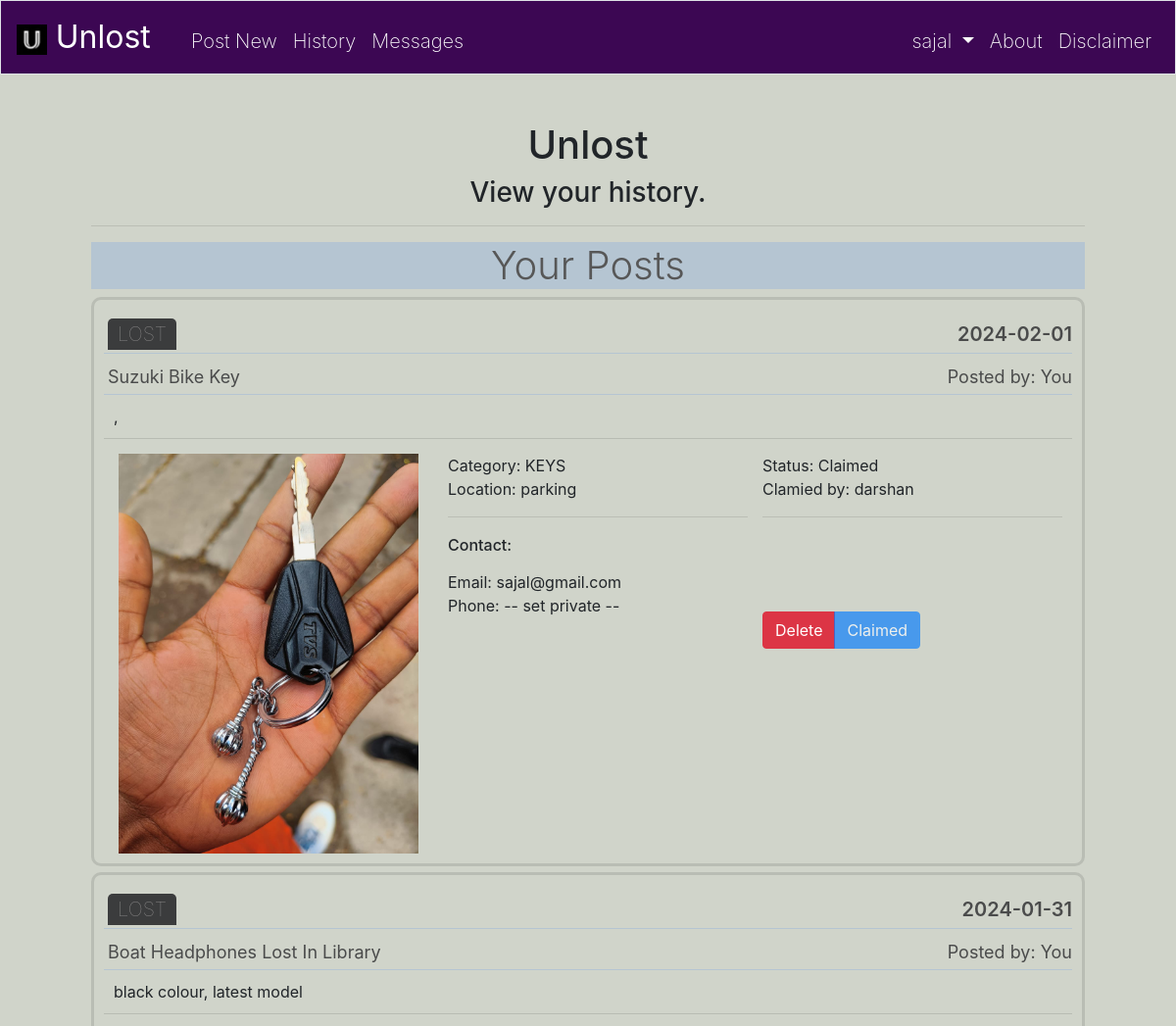
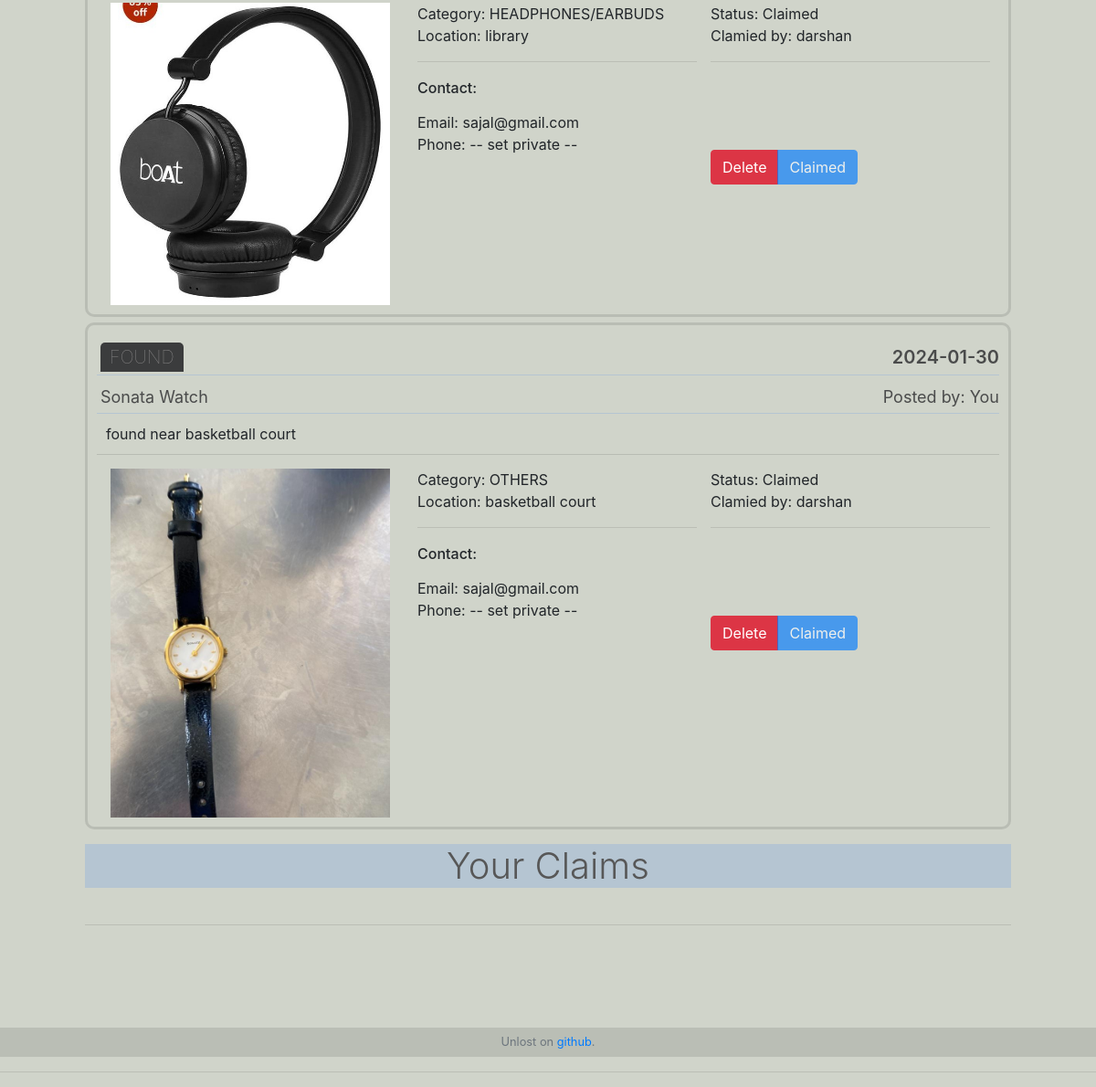
Page /history (signed in) on the committed database (2 pictures, top to bottom).
### tables this page shows
CREATE TABLE 'users' ('id' integer PRIMARY KEY NOT NULL, 'username' text NOT NULL, 'hash' text NOT NULL, 'email' text NOT NULL, 'phone' text NOT NULL);

CREATE TABLE 'posts' ('post_id' integer PRIMARY KEY NOT NULL, 'type' text NOT NULL, 'category' text NOT NULL, 'location' text NOT NULL, 'date' date NOT NULL, 'posted_by' integer NOT NULL, 'claimed_by' INTEGER, 'status' text DEFAULT 'unclaimed','desc' text NOT NULL  , 'title'  text NOT NULL  , 'image_id'  INTEGER NOT NULL  );

### app.py (the view, shortened to what this page needs)
@app.route("/history")
@login_required
def history():
    rows = db.execute("SELECT * FROM (SELECT * from posts join users on posts.posted_by = users.id ORDER BY date DESC) WHERE id = :user_id", user_id = session["user_id"])
    data = []
    for row in rows:
        hash = {}
        hash["post_id"] = row["post_id"]
        hash["type"] = row["type"].upper()
        hash["category"] = row["category"].upper()
        hash["title"] = row["title"].title()
        hash["desc"] = row["desc"]
        hash["image_id"] = row["image_id"]
        hash["location"] = row["location"]
        hash["date"] = row["date"]
        hash["status"] = row["status"].title()
        hash["claimed_by"] = row["claimed_by"] # id of claimer
        hash["user_id"] = int(row["id"]) # id of poster/ current user
        hash["username"] = row["username"]
        hash["email"] = row["email"]
        hash["phone"] = row["phone"]
        if hash["claimed_by"] != None:
            conn = db.execute("SELECT username from users where id = :claimer_id", claimer_id = hash["claimed_by"])
            hash["claimer_name"] = conn[0]["username"]
        data.append(hash)
    rows = db.execute("SELECT * FROM (SELECT * from posts join users on posts.claimed_by = users.id  WHERE posts.status <> 'deleted' ORDER BY date DESC) WHERE id = :user_id", user_id = session["user_id"])
    claim_data = []
    return render_template("history.html", data = data, claim_data = claim_data)

### app.py (called while the page is built)
@app.after_request
def after_request(response):
    response.headers["Cache-Control"] = "no-cache, no-store, must-revalidate"
    response.headers["Expires"] = 0
    response.headers["Pragma"] = "no-cache"
    return response

### helpers.py (called while the page is built)
def login_required(f):
    @wraps(f)
    def decorated_function(*args, **kwargs):
        if session.get("user_id") is None:
            return redirect("/login")
        return f(*args, **kwargs)
    return decorated_function

### templates/history.html (shortened to what this page needs)
{% extends "layout.html" %}
{% block main %}
<div class="container">
    <h1 class="center">Unlost</h1>
    <h3 class="center">View your history.</h3>
    <hr>
    <h4 class="feed">Your Posts</h4>
    <div class="row mt-1 left">
        <div class="col-md-12">
            <ul class="stepper stepper-vertical">
                {% for item in data %}
                <div class="container post-container">
                    <div class="header">
                        <span class="type">
                            {{ item["type"] }}
                        </span>
                        <span class="date" style="float:right">
                            {{ item["date"] }}
                        </span>
                    </div>
                    <div class="title-row">
                        <span class="title">
                            {{ item["title"] }}
                        </span>
                        <span class="posted_by" style="float:right">
                            {% if item["user_id"] == session.user_id %}
                            Posted by: You
                            {% else %}
                            Posted by: {{ item["username"] }}
                            {% endif %}
                        </span>
                    </div>
                    <div class="desc">
                        {{ item["desc"] }}
                    </div>
                    <div class="row post-content">
                        <div class="col-sm photo-grid">
                            <span class="photo">
                                <img src="/static/uploads/{{ item["image_id"] }}.jpg">
                            </span>
                        </div>
                        <div class="col-sm details-grid">
                            <span class="details">
                                <div class="category">Category: {{ item["category"] }}</div>
                                <div class="location">Location: {{ item["location"] }}</div>
                                <hr>
                                <label>
                                    <h6>Contact:</h6>
                                </label>
                                <div class="email">Email: {{ item["email"] }}</div>
                                <div class="phone">Phone: -- set private --</div>
                            </span>
                        </div>
                        <div class="col-sm action-grid">
                            {% if item["status"] != "Deleted" %}
                            <div class="status">Status: {{ item["status"] }}</div>
                            {% else %}
                            <span class="status btn-danger">Status: {{ item["status"] }}</span>
                            {% endif %}
                            {% if item["status"] != "Unclaimed" %}
                            {% if item["claimed_by"] == session.user_id %}
                            <div class="clamied_by">Clamied by: You</div>
                            {% else %}
                            <div class="clamied_by">Clamied by: {{ item["claimer_name"] }}</div>
                            {% endif %}
                            {% else %}
                            <div class="clamied_by">Clamied by: N/A</div>
                            {% endif %}
                            <hr>
                            <form action="/claim" onSubmit="return confirm('Do you want to submit?')" method="post">
                                <div class="claim-btn btn-group">
                                    {% if item["status"] != "Deleted" %}
                                    <button id="delete-btn" formaction="/delete_post"
                                        onSubmit="return confirm('Do you want to submit?')" name="delete-btn"
                                        class="btn btn-danger" type="submit" value={{item["post_id"]}}>
                                        Delete
                                    </button>
                                    {% endif %}
                                    {% if item["user_id"] == session.user_id %}
                                    {% if item["status"] == "Unclaimed" %}
                                    <button id="mark-btn" name="mark-btn" class="btn btn-primary" type="submit" value={{item["post_id"]}} disabled>
                                        Mark as Claimed
                                    </button>
                                    {% elif item["status"] == "Claimed" %}
                                    <button id="claim-btn" name="claim-btn" class="btn btn-primary" type="submit"
                                        value={{item["post_id"]}} disabled>
                                        Claimed
                                    </button>
                                    {% endif %}
                                    {% endif %}
                                </div>
                            </form>
                        </div>
                    </div>
                </div>
                {% endfor %}
            </ul>
        </div>
    </div>
    <h4 class="feed">Your Claims</h4>
    <div class="row mt-1 left">
        <div class="col-md-12">
        </div>
    </div>
    <hr>
</div>
{% endblock %}

### templates/layout.html (shortened to what this page needs)
<!DOCTYPE html>
<html lang="en">
<head>
    <link href="https://maxcdn.bootstrapcdn.com/bootstrap/4.1.3/css/bootstrap.min.css" rel="stylesheet">
    <link href="/static/styles.css" rel="stylesheet">
</head>
<body>
    <nav class="navbar navbar-expand-md navbar-dark bg-primary navbar-custom border sticky-top">
        <a class="navbar-brand" href="/">
            <img src="/static/favicon.ico" alt="" width="40" height="40" class="d-inline-block align-left"
                style="width: 20%; height: 20%;">
            <span class="white"> Unlost </span>
        </a>
        <div class="collapse navbar-collapse" id="navbar">
            {% if session.user_id %}
            <ul class="navbar-nav mr-auto mt-2">
                <li class="nav-item"><a class="nav-link" href="/post">Post New</a></li>
                <li class="nav-item"><a class="nav-link" href="/history">History</a></li>
                <li class="nav-item"><a class="nav-link" href="/messages">Messages</a></li>
            </ul>
            <ul class="navbar-nav ml-auto mt-2">
                <li class="nav-item dropdown">
                    <a class="nav-link dropdown-toggle" href="#" id="navbarDarkDropdownMenuLink" role="button"
                        data-bs-toggle="dropdown" aria-expanded="false">
                        {{ session["username"] }}
                    </a>
                </li>
                <li class="nav-item"><a class="nav-link" href="/about">About</a></li>
                <li class="nav-item"><a class="nav-link" href="/disclaimer">Disclaimer</a></li>
            </ul>
            {% endif %}
        </div>
    </nav>
    <main class="container p-5">
        {% block main %}{% endblock %}
    </main>
    <br><br>
    <footer class="small text-center text-muted">
        Unlost on <a href="www.github.com">github</a>.
    </footer>
    <hr>
</body>
</html>

### static/styles.css (style rules this page uses)
nav .navbar-brand { font-size: xx-large; }
html, body { background-color: #D0D4CA; }
body .navbar-custom { background-color: #3C0753 !important; }
.navbar-dark .navbar-nav .nav-link { color: rgb(255, 255, 255) !important; font-size: 20px !important; font-weight: 200 !important; }
main { overflow-x: auto; text-align: center; }
main img { max-width: 100%; }
.mt-1, .my-1 { margin-top: .25rem !important; }
.row { display: -ms-flexbox; display: flex; -ms-flex-wrap: wrap; flex-wrap: wrap; margin-right: -15px; margin-left: -15px; }
.col-md-12 { -ms-flex: 0 0 100%; flex: 0 0 100%; max-width: 100%; }
.col-md-12 { position: relative; width: 100%; min-height: 1px; padding-right: 15px; padding-left: 15px; }
.center { text-align: center; }
.left { text-align: left; }
.action-grid { padding: 0px 10px 0px 0px; }
.action-grid form { padding-top: 80px; }
.claim-btn .btn { float: right; }
.header, .title-row { border-bottom: 1px solid #1e6dff26; padding-bottom: 4px; padding-top: 10px; padding-left: 4px; color: #4a4b4b; }
.header span { font-size: 20px; font-weight: 600; }
.header .type { background: #3b3c3d; padding: 4px 10px 4px 10px; color: rgb(146, 144, 144); border-radius: 5px 5px 0 0; font-weight: 100; }
.title-row span { font-size: 18px; font-weight: 400; }
.photo-grid { overflow: auto; }
.post-container { border: 3px solid #35363626; border-radius: 10px; padding: 10px; margin-bottom: 6px; }
.desc { padding: 10px; border-bottom: 1px solid #2e2e2e26; }
.post-content, .message-content { padding: 15px 15px 0 15px; }
.feed { font-size: 40px; font-weight: 300; background: #1e6dff26; color: #575757; }
.stepper-vertical { padding: 0px; }
footer { padding: 6px; background: #40404126; }

### rows in the picture
users: username "sajal"
posts: type "LOST", date "2024-02-01", title "Suzuki Bike Key", desc ",", shows a picture, category "KEYS", location "parking", email "sajal@gmail.com", status "Claimed", claimer_name "darshan", {{ item["post_id"] }} 17 (drawn)
posts: type "LOST", date "2024-01-31", title "Boat Headphones Lost In Library", desc "black colour, latest model", shows a picture, category "HEADPHONES/EARBUDS", location "library", email "sajal@gmail.com", status "Claimed", claimer_name "darshan", {{ item["post_id"] }} 13 (drawn)
posts: type "FOUND", date "2024-01-30", title "Sonata Watch", desc "found near basketball court", shows a picture, category "OTHERS", location "basketball court", email "sajal@gmail.com", status "Claimed", claimer_name "darshan", {{ item["post_id"] }} 14 (drawn)
